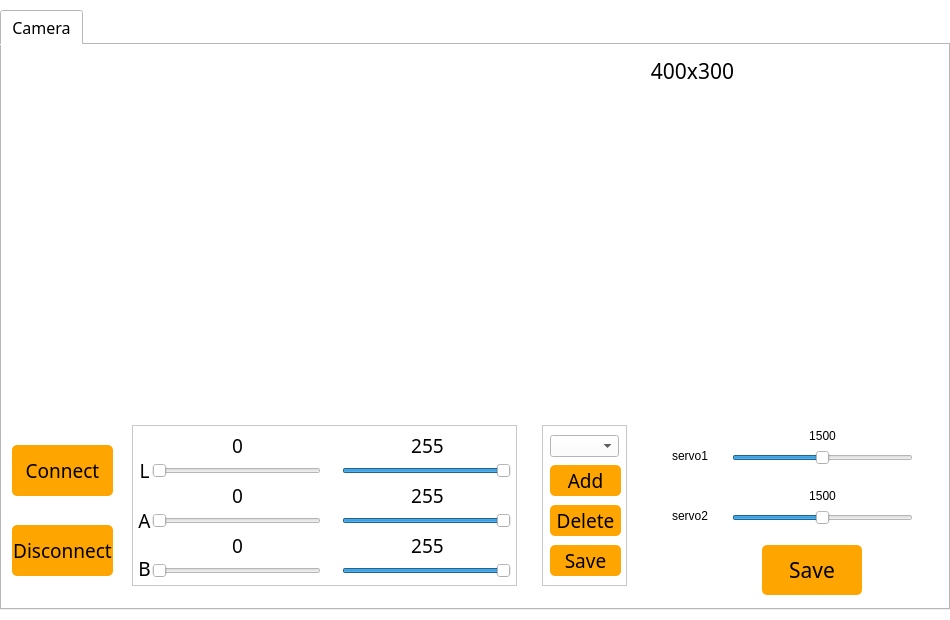
<?xml version="1.0" encoding="UTF-8"?>
<ui version="4.0">
 <class>Form</class>
 <widget class="QWidget" name="Form">
  <property name="windowModality">
   <enum>Qt::NonModal</enum>
  </property>
  <property name="enabled">
   <bool>true</bool>
  </property>
  <property name="geometry">
   <rect>
    <x>0</x>
    <y>0</y>
    <width>950</width>
    <height>620</height>
   </rect>
  </property>
  <property name="minimumSize">
   <size>
    <width>0</width>
    <height>0</height>
   </size>
  </property>
  <property name="maximumSize">
   <size>
    <width>950</width>
    <height>620</height>
   </size>
  </property>
  <property name="font">
   <font>
    <family>Arial</family>
    <pointsize>11</pointsize>
   </font>
  </property>
  <property name="focusPolicy">
   <enum>Qt::NoFocus</enum>
  </property>
  <property name="contextMenuPolicy">
   <enum>Qt::NoContextMenu</enum>
  </property>
  <property name="acceptDrops">
   <bool>false</bool>
  </property>
  <property name="windowTitle">
   <string>LAB_Tool 1.1</string>
  </property>
  <property name="autoFillBackground">
   <bool>false</bool>
  </property>
  <property name="styleSheet">
   <string notr="true">background-color: rgb(255, 255, 255);</string>
  </property>
  <widget class="QTabWidget" name="tabWidget">
   <property name="geometry">
    <rect>
     <x>0</x>
     <y>10</y>
     <width>950</width>
     <height>600</height>
    </rect>
   </property>
   <property name="font">
    <font>
     <family>黑体</family>
     <pointsize>12</pointsize>
    </font>
   </property>
   <property name="currentIndex">
    <number>0</number>
   </property>
   <widget class="QWidget" name="tab">
    <attribute name="title">
     <string>Camera</string>
    </attribute>
    <widget class="QLabel" name="label_8">
     <property name="geometry">
      <rect>
       <x>620</x>
       <y>10</y>
       <width>141</width>
       <height>31</height>
      </rect>
     </property>
     <property name="font">
      <font>
       <family>黑体</family>
       <pointsize>16</pointsize>
      </font>
     </property>
     <property name="text">
      <string>400x300</string>
     </property>
     <property name="alignment">
      <set>Qt::AlignCenter</set>
     </property>
    </widget>
    <widget class="QWidget" name="widget_12" native="true">
     <property name="geometry">
      <rect>
       <x>130</x>
       <y>380</y>
       <width>385</width>
       <height>161</height>
      </rect>
     </property>
     <property name="styleSheet">
      <string notr="true">#widget_12 {border:1px solid #242424;
border-color: rgb(200, 200, 200);}</string>
     </property>
     <widget class="QLabel" name="label_25">
      <property name="geometry">
       <rect>
        <x>5</x>
        <y>30</y>
        <width>15</width>
        <height>31</height>
       </rect>
      </property>
      <property name="font">
       <font>
        <family>黑体</family>
        <pointsize>14</pointsize>
       </font>
      </property>
      <property name="text">
       <string>L</string>
      </property>
      <property name="alignment">
       <set>Qt::AlignCenter</set>
      </property>
     </widget>
     <widget class="QLabel" name="label_26">
      <property name="geometry">
       <rect>
        <x>5</x>
        <y>80</y>
        <width>15</width>
        <height>31</height>
       </rect>
      </property>
      <property name="font">
       <font>
        <family>黑体</family>
        <pointsize>14</pointsize>
       </font>
      </property>
      <property name="text">
       <string>A</string>
      </property>
      <property name="alignment">
       <set>Qt::AlignCenter</set>
      </property>
     </widget>
     <widget class="QLabel" name="label_27">
      <property name="geometry">
       <rect>
        <x>5</x>
        <y>133</y>
        <width>15</width>
        <height>21</height>
       </rect>
      </property>
      <property name="font">
       <font>
        <family>黑体</family>
        <pointsize>14</pointsize>
       </font>
      </property>
      <property name="text">
       <string>B</string>
      </property>
      <property name="alignment">
       <set>Qt::AlignCenter</set>
      </property>
     </widget>
     <widget class="QSlider" name="horizontalSlider_LMin">
      <property name="geometry">
       <rect>
        <x>20</x>
        <y>35</y>
        <width>169</width>
        <height>22</height>
       </rect>
      </property>
      <property name="maximum">
       <number>255</number>
      </property>
      <property name="pageStep">
       <number>1</number>
      </property>
      <property name="orientation">
       <enum>Qt::Horizontal</enum>
      </property>
     </widget>
     <widget class="QSlider" name="horizontalSlider_AMin">
      <property name="geometry">
       <rect>
        <x>20</x>
        <y>85</y>
        <width>169</width>
        <height>22</height>
       </rect>
      </property>
      <property name="maximum">
       <number>255</number>
      </property>
      <property name="pageStep">
       <number>1</number>
      </property>
      <property name="orientation">
       <enum>Qt::Horizontal</enum>
      </property>
     </widget>
     <widget class="QSlider" name="horizontalSlider_BMin">
      <property name="geometry">
       <rect>
        <x>20</x>
        <y>135</y>
        <width>169</width>
        <height>22</height>
       </rect>
      </property>
      <property name="maximum">
       <number>255</number>
      </property>
      <property name="pageStep">
       <number>1</number>
      </property>
      <property name="orientation">
       <enum>Qt::Horizontal</enum>
      </property>
     </widget>
     <widget class="QLabel" name="label_LMin">
      <property name="geometry">
       <rect>
        <x>80</x>
        <y>10</y>
        <width>51</width>
        <height>20</height>
       </rect>
      </property>
      <property name="font">
       <font>
        <family>黑体</family>
        <pointsize>14</pointsize>
       </font>
      </property>
      <property name="text">
       <string>0</string>
      </property>
      <property name="alignment">
       <set>Qt::AlignCenter</set>
      </property>
     </widget>
     <widget class="QLabel" name="label_AMin">
      <property name="geometry">
       <rect>
        <x>80</x>
        <y>60</y>
        <width>51</width>
        <height>21</height>
       </rect>
      </property>
      <property name="font">
       <font>
        <family>黑体</family>
        <pointsize>14</pointsize>
       </font>
      </property>
      <property name="text">
       <string>0</string>
      </property>
      <property name="alignment">
       <set>Qt::AlignCenter</set>
      </property>
     </widget>
     <widget class="QLabel" name="label_BMin">
      <property name="geometry">
       <rect>
        <x>80</x>
        <y>110</y>
        <width>51</width>
        <height>21</height>
       </rect>
      </property>
      <property name="font">
       <font>
        <family>黑体</family>
        <pointsize>14</pointsize>
       </font>
      </property>
      <property name="text">
       <string>0</string>
      </property>
      <property name="alignment">
       <set>Qt::AlignCenter</set>
      </property>
     </widget>
     <widget class="QSlider" name="horizontalSlider_LMax">
      <property name="geometry">
       <rect>
        <x>210</x>
        <y>35</y>
        <width>169</width>
        <height>22</height>
       </rect>
      </property>
      <property name="maximum">
       <number>255</number>
      </property>
      <property name="pageStep">
       <number>1</number>
      </property>
      <property name="value">
       <number>255</number>
      </property>
      <property name="orientation">
       <enum>Qt::Horizontal</enum>
      </property>
     </widget>
     <widget class="QSlider" name="horizontalSlider_AMax">
      <property name="geometry">
       <rect>
        <x>210</x>
        <y>85</y>
        <width>169</width>
        <height>22</height>
       </rect>
      </property>
      <property name="maximum">
       <number>255</number>
      </property>
      <property name="pageStep">
       <number>1</number>
      </property>
      <property name="value">
       <number>255</number>
      </property>
      <property name="orientation">
       <enum>Qt::Horizontal</enum>
      </property>
     </widget>
     <widget class="QSlider" name="horizontalSlider_BMax">
      <property name="geometry">
       <rect>
        <x>210</x>
        <y>135</y>
        <width>169</width>
        <height>22</height>
       </rect>
      </property>
      <property name="maximum">
       <number>255</number>
      </property>
      <property name="pageStep">
       <number>1</number>
      </property>
      <property name="value">
       <number>255</number>
      </property>
      <property name="orientation">
       <enum>Qt::Horizontal</enum>
      </property>
     </widget>
     <widget class="QLabel" name="label_LMax">
      <property name="geometry">
       <rect>
        <x>270</x>
        <y>10</y>
        <width>51</width>
        <height>20</height>
       </rect>
      </property>
      <property name="font">
       <font>
        <family>黑体</family>
        <pointsize>14</pointsize>
       </font>
      </property>
      <property name="text">
       <string>255</string>
      </property>
      <property name="alignment">
       <set>Qt::AlignCenter</set>
      </property>
     </widget>
     <widget class="QLabel" name="label_AMax">
      <property name="geometry">
       <rect>
        <x>270</x>
        <y>60</y>
        <width>51</width>
        <height>20</height>
       </rect>
      </property>
      <property name="font">
       <font>
        <family>黑体</family>
        <pointsize>14</pointsize>
       </font>
      </property>
      <property name="text">
       <string>255</string>
      </property>
      <property name="alignment">
       <set>Qt::AlignCenter</set>
      </property>
     </widget>
     <widget class="QLabel" name="label_BMax">
      <property name="geometry">
       <rect>
        <x>270</x>
        <y>110</y>
        <width>51</width>
        <height>20</height>
       </rect>
      </property>
      <property name="font">
       <font>
        <family>黑体</family>
        <pointsize>14</pointsize>
       </font>
      </property>
      <property name="text">
       <string>255</string>
      </property>
      <property name="alignment">
       <set>Qt::AlignCenter</set>
      </property>
     </widget>
    </widget>
    <widget class="QWidget" name="widget_15" native="true">
     <property name="geometry">
      <rect>
       <x>540</x>
       <y>380</y>
       <width>85</width>
       <height>161</height>
      </rect>
     </property>
     <property name="styleSheet">
      <string notr="true">#widget_15 {border:1px solid #242424;
border-color: rgb(200, 200, 200);}</string>
     </property>
     <widget class="QComboBox" name="comboBox_color">
      <property name="geometry">
       <rect>
        <x>8</x>
        <y>10</y>
        <width>69</width>
        <height>22</height>
       </rect>
      </property>
     </widget>
     <widget class="QPushButton" name="pushButton_labWrite">
      <property name="geometry">
       <rect>
        <x>8</x>
        <y>120</y>
        <width>71</width>
        <height>31</height>
       </rect>
      </property>
      <property name="font">
       <font>
        <family>黑体</family>
        <pointsize>14</pointsize>
       </font>
      </property>
      <property name="styleSheet">
       <string notr="true">QPushButton{background-color: rgb(255, 165, 0);}
QPushButton:hover{background-color:  rgb(255, 210, 0);}
QPushButton{border-radius:5px;}</string>
      </property>
      <property name="text">
       <string>Save</string>
      </property>
     </widget>
     <widget class="QPushButton" name="pushButton_addcolor">
      <property name="geometry">
       <rect>
        <x>8</x>
        <y>40</y>
        <width>71</width>
        <height>31</height>
       </rect>
      </property>
      <property name="font">
       <font>
        <family>黑体</family>
        <pointsize>14</pointsize>
       </font>
      </property>
      <property name="styleSheet">
       <string notr="true">QPushButton{background-color: rgb(255, 165, 0);}
QPushButton:hover{background-color:  rgb(255, 210, 0);}
QPushButton{border-radius:5px;}</string>
      </property>
      <property name="text">
       <string>Add</string>
      </property>
     </widget>
     <widget class="QPushButton" name="pushButton_deletecolor">
      <property name="geometry">
       <rect>
        <x>8</x>
        <y>80</y>
        <width>71</width>
        <height>31</height>
       </rect>
      </property>
      <property name="font">
       <font>
        <family>黑体</family>
        <pointsize>14</pointsize>
       </font>
      </property>
      <property name="styleSheet">
       <string notr="true">QPushButton{background-color: rgb(255, 165, 0);}
QPushButton:hover{background-color:  rgb(255, 210, 0);}
QPushButton{border-radius:5px;}</string>
      </property>
      <property name="text">
       <string>Delete</string>
      </property>
     </widget>
    </widget>
    <widget class="QPushButton" name="pushButton_connect">
     <property name="geometry">
      <rect>
       <x>10</x>
       <y>400</y>
       <width>101</width>
       <height>51</height>
      </rect>
     </property>
     <property name="font">
      <font>
       <family>黑体</family>
       <pointsize>14</pointsize>
      </font>
     </property>
     <property name="styleSheet">
      <string notr="true">QPushButton{background-color: rgb(255, 165, 0);}
QPushButton:hover{background-color:  rgb(255, 210, 0);}
QPushButton{border-radius:5px;}</string>
     </property>
     <property name="text">
      <string>Connect</string>
     </property>
    </widget>
    <widget class="QLabel" name="label_process">
     <property name="geometry">
      <rect>
       <x>50</x>
       <y>50</y>
       <width>400</width>
       <height>300</height>
      </rect>
     </property>
     <property name="text">
      <string/>
     </property>
    </widget>
    <widget class="QLabel" name="label_orign">
     <property name="geometry">
      <rect>
       <x>500</x>
       <y>50</y>
       <width>400</width>
       <height>300</height>
      </rect>
     </property>
     <property name="text">
      <string/>
     </property>
    </widget>
    <widget class="QPushButton" name="pushButton_disconnect">
     <property name="geometry">
      <rect>
       <x>10</x>
       <y>480</y>
       <width>101</width>
       <height>51</height>
      </rect>
     </property>
     <property name="font">
      <font>
       <family>黑体</family>
       <pointsize>14</pointsize>
      </font>
     </property>
     <property name="styleSheet">
      <string notr="true">QPushButton{background-color: rgb(255, 165, 0);}
QPushButton:hover{background-color:  rgb(255, 210, 0);}
QPushButton{border-radius:5px;}</string>
     </property>
     <property name="text">
      <string>Disconnect</string>
     </property>
    </widget>
    <widget class="QSlider" name="horizontalSlider_servo1">
     <property name="geometry">
      <rect>
       <x>730</x>
       <y>400</y>
       <width>181</width>
       <height>26</height>
      </rect>
     </property>
     <property name="minimum">
      <number>500</number>
     </property>
     <property name="maximum">
      <number>2500</number>
     </property>
     <property name="pageStep">
      <number>1</number>
     </property>
     <property name="value">
      <number>1500</number>
     </property>
     <property name="orientation">
      <enum>Qt::Horizontal</enum>
     </property>
    </widget>
    <widget class="QSlider" name="horizontalSlider_servo2">
     <property name="geometry">
      <rect>
       <x>730</x>
       <y>460</y>
       <width>181</width>
       <height>26</height>
      </rect>
     </property>
     <property name="minimum">
      <number>500</number>
     </property>
     <property name="maximum">
      <number>2500</number>
     </property>
     <property name="pageStep">
      <number>1</number>
     </property>
     <property name="value">
      <number>1500</number>
     </property>
     <property name="orientation">
      <enum>Qt::Horizontal</enum>
     </property>
    </widget>
    <widget class="QLabel" name="label_servo1">
     <property name="geometry">
      <rect>
       <x>670</x>
       <y>400</y>
       <width>51</width>
       <height>22</height>
      </rect>
     </property>
     <property name="text">
      <string>servo1</string>
     </property>
    </widget>
    <widget class="QLabel" name="label_servo2">
     <property name="geometry">
      <rect>
       <x>670</x>
       <y>460</y>
       <width>51</width>
       <height>22</height>
      </rect>
     </property>
     <property name="text">
      <string>servo2</string>
     </property>
    </widget>
    <widget class="QLabel" name="label_servo1_value">
     <property name="geometry">
      <rect>
       <x>800</x>
       <y>380</y>
       <width>41</width>
       <height>22</height>
      </rect>
     </property>
     <property name="text">
      <string>1500</string>
     </property>
     <property name="alignment">
      <set>Qt::AlignCenter</set>
     </property>
    </widget>
    <widget class="QLabel" name="label_servo2_value">
     <property name="geometry">
      <rect>
       <x>800</x>
       <y>440</y>
       <width>41</width>
       <height>22</height>
      </rect>
     </property>
     <property name="layoutDirection">
      <enum>Qt::LeftToRight</enum>
     </property>
     <property name="midLineWidth">
      <number>1</number>
     </property>
     <property name="text">
      <string notr="true">1500</string>
     </property>
     <property name="textFormat">
      <enum>Qt::RichText</enum>
     </property>
     <property name="alignment">
      <set>Qt::AlignCenter</set>
     </property>
     <property name="wordWrap">
      <bool>false</bool>
     </property>
    </widget>
    <widget class="QPushButton" name="pushButton_save_servo">
     <property name="geometry">
      <rect>
       <x>760</x>
       <y>500</y>
       <width>100</width>
       <height>50</height>
      </rect>
     </property>
     <property name="font">
      <font>
       <family>黑体</family>
       <pointsize>16</pointsize>
      </font>
     </property>
     <property name="styleSheet">
      <string notr="true">QPushButton{background-color: rgb(255, 165, 0);}
QPushButton:hover{background-color:  rgb(255, 210, 0);}
QPushButton{border-radius:5px;}</string>
     </property>
     <property name="text">
      <string>Save</string>
     </property>
    </widget>
    <zorder>widget_15</zorder>
    <zorder>widget_12</zorder>
    <zorder>label_8</zorder>
    <zorder>pushButton_connect</zorder>
    <zorder>label_process</zorder>
    <zorder>label_orign</zorder>
    <zorder>pushButton_disconnect</zorder>
    <zorder>horizontalSlider_servo1</zorder>
    <zorder>horizontalSlider_servo2</zorder>
    <zorder>label_servo1</zorder>
    <zorder>label_servo2</zorder>
    <zorder>label_servo1_value</zorder>
    <zorder>label_servo2_value</zorder>
    <zorder>pushButton_save_servo</zorder>
   </widget>
  </widget>
 </widget>
 <resources/>
 <connections/>
</ui>
